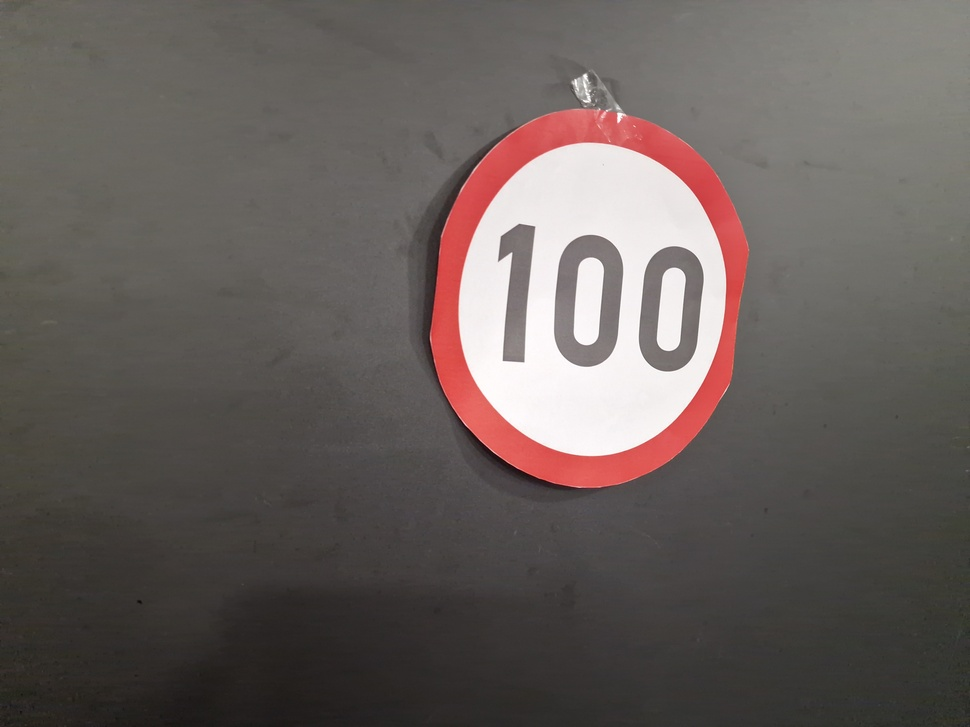
#> input picture street_sign.jpg, 970 x 727 px, shrunk from 4000 x 3000 before the run; its folder holds only this picture in this run
$ python -i preprocessing.py   (imports and definitions only)
#> lines starting #> are read from the running program, lines starting #| are printed output that depends on the picture; after the words box and inside, x2 and y2 are one past the last pixel; in counts of white or black regions, pixels touching at a corner belong together
#> further down, picture is the input picture: shape (727, 970, 3); mean B, G, R 91.3, 94.5, 102.8
import os
import cv2
import numpy as np
import random


def contains_red_circle(img):
    if img is None:
        return False

    hsv = cv2.cvtColor(img, cv2.COLOR_BGR2HSV)
#> hsv: shape (727, 970, 3); mean H, S, V 28.5, 25.7, 102.9

    lower_red1 = np.array([0, 100, 100])
    upper_red1 = np.array([10, 255, 255])
    lower_red2 = np.array([160, 100, 100])
    upper_red2 = np.array([179, 255, 255])

    mask1 = cv2.inRange(hsv, lower_red1, upper_red1)
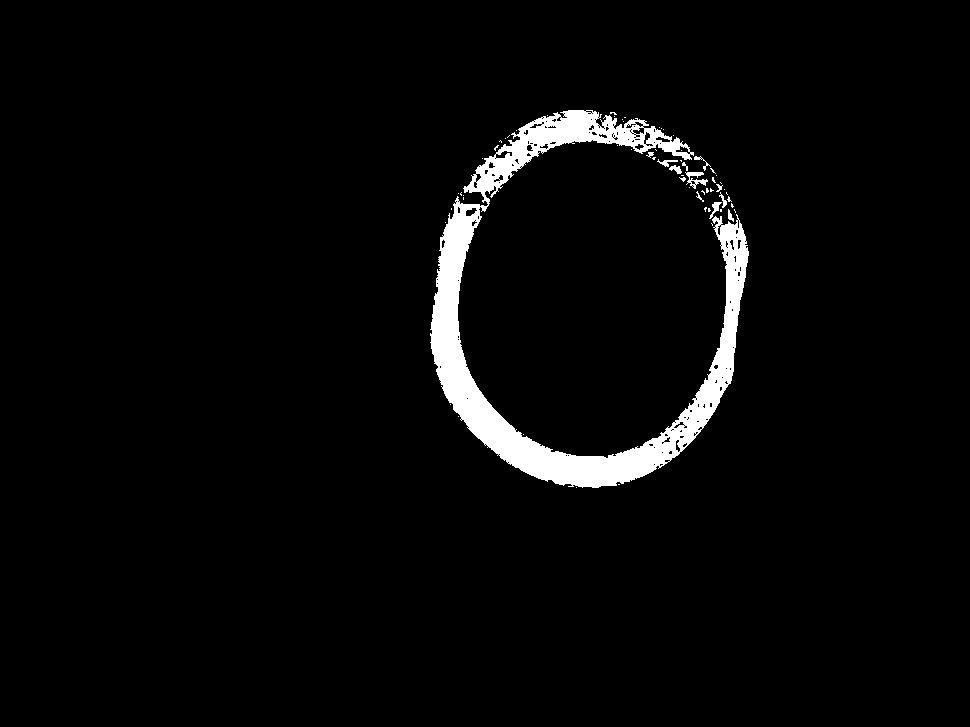
#> mask1: shape (727, 970); 3.4% white; 64 white regions (52 under 20 px), largest, box (x1, y1, x2, y2) and area: (430, 110, 749, 488) 23243, (685, 172, 708, 189) 167, (709, 202, 722, 219) 78
    mask2 = cv2.inRange(hsv, lower_red2, upper_red2)
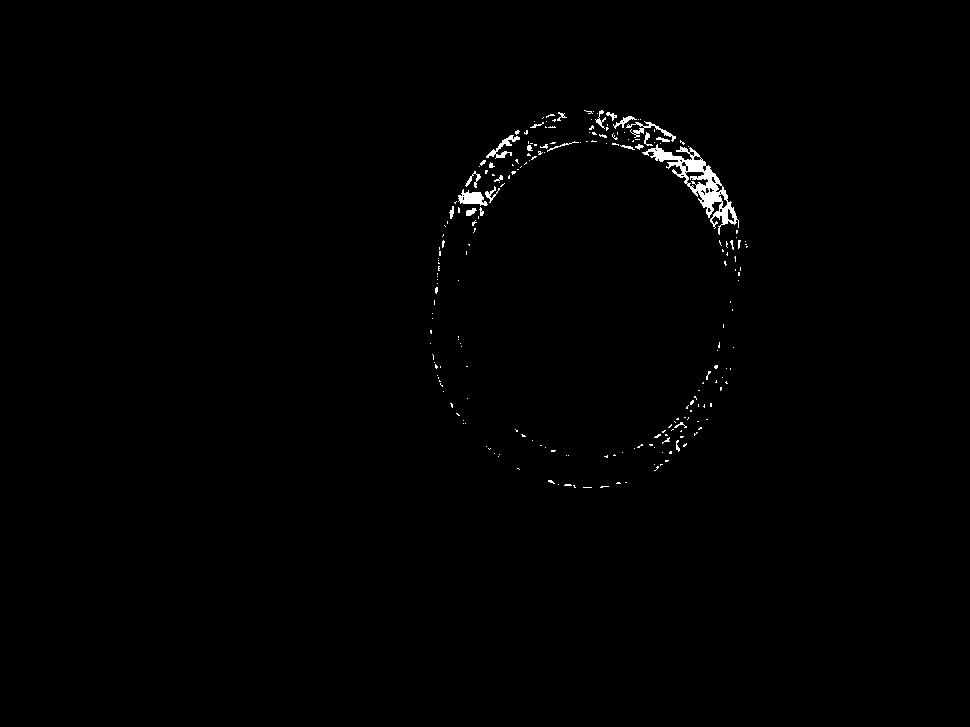
#> mask2: shape (727, 970); 0.65% white; 224 white regions (198 under 20 px), largest, box (x1, y1, x2, y2) and area: (642, 144, 739, 235) 1934, (458, 189, 488, 206) 292, (486, 135, 520, 159) 233
    red_mask = cv2.bitwise_or(mask1, mask2)
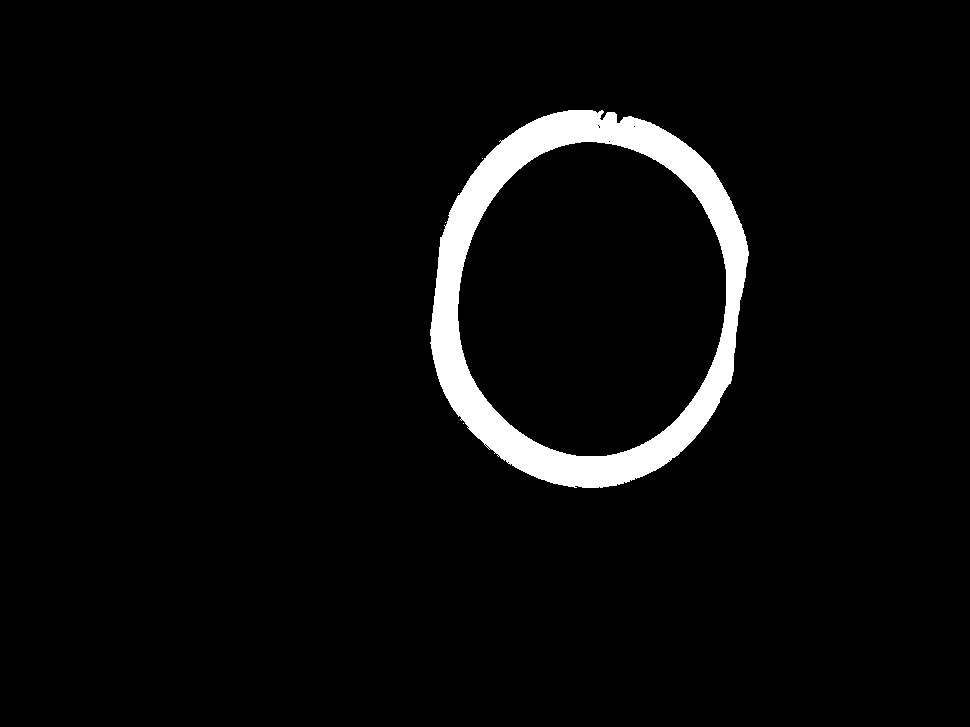
#> red_mask: shape (727, 970); 4.1% white; 5 white regions (4 under 20 px)

    contours, _ = cv2.findContours(red_mask, cv2.RETR_EXTERNAL, cv2.CHAIN_APPROX_SIMPLE)
#> contours = 5 contours, 4 with area under 20; largest, box (x1, y1, x2, y2) and area: (430, 110, 749, 488) 94024

    for contour in contours:
        if cv2.contourArea(contour) > 100:
            if len(contour) >= 5:  # Check contour is circular
                ellipse = cv2.fitEllipse(contour)
                (center, axes, orientation) = ellipse
                major_axis, minor_axis = axes

                # Allow ovals by checking if the major and minor axes are reasonably close
                axis_ratio = 0
                if minor_axis != 0:
                    axis_ratio = major_axis / minor_axis

                # If the shape is oval it should also pass as a circle
                if 0.7 <= axis_ratio <= 1.3:
                    return True
#> this loop made 5 passes
#> (center, orientation, major_axis, minor_axis, axis_ratio) on pass 5: ((588.4, 298.4), 5.88, 318.2, 378.1, 0.842)
#> contour on passes 1 to 4: [[463, 423]], [[445, 222]], [[458, 193]], [[482, 158]]

    return False


def remove_bad_data(segmented_data_dir):
    for entry in os.listdir(segmented_data_dir):
        path = os.path.join(segmented_data_dir, entry)
        if os.path.isdir(path):
            remove_bad_data(path)
        else:
            if not contains_red_circle(cv2.imread(path)):
                os.remove(path)


def equalize_image_count(base_dir):
    dir_counts = {}
    for dir_name in os.listdir(base_dir):
        dir_path = os.path.join(base_dir, dir_name)
        if os.path.isdir(dir_path):
            image_files = [f for f in os.listdir(dir_path)]
            dir_counts[dir_path] = len(image_files)

    min_count = min(dir_counts.values())

    for dir_path, count in dir_counts.items():
        if count > min_count:
            image_files = [f for f in os.listdir(dir_path)]
            files_to_remove = random.sample(image_files, count - min_count)
            for file_name in files_to_remove:
                os.remove(os.path.join(dir_path, file_name))
            print(
                f"Reduced {dir_path} to {min_count} images by removing {len(files_to_remove)} images."
            )
    print("All directories have been equalized to the minimum count:", min_count)


# [3 lines not run here, left out]

>>> import cv2
>>> picture = cv2.imread('../street_sign.jpg')
>>> result = contains_red_circle(picture)
#> result = True
